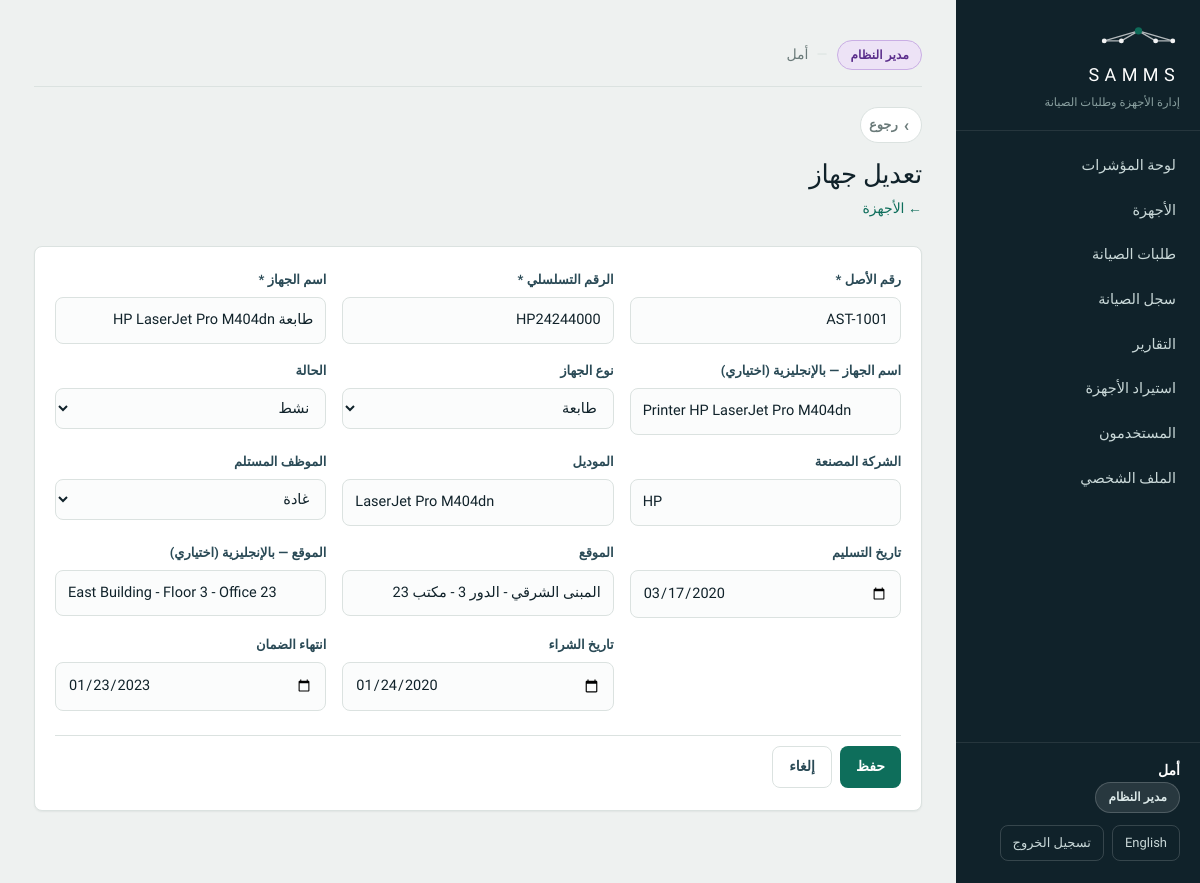
The page /asset_form.php?id=1 (signed in) on the database its author committed.
### tables this page shows
CREATE TABLE Users (
    UserID        INT AUTO_INCREMENT PRIMARY KEY,
    EmployeeNo    VARCHAR(20)  NOT NULL UNIQUE,
    FullName      VARCHAR(120) NOT NULL,
    FullNameEn    VARCHAR(120) NULL,
    Username      VARCHAR(50)  NOT NULL UNIQUE,
    PasswordHash  VARCHAR(255) NOT NULL,
    Email         VARCHAR(120) NOT NULL UNIQUE,
    Department    VARCHAR(100) NULL,
    DepartmentEn  VARCHAR(100) NULL,
    Role          ENUM('Admin','Employee','ITSupport','Manager') NOT NULL,
    IsActive      TINYINT(1)   NOT NULL DEFAULT 1,
    CreatedAt     DATETIME     NOT NULL DEFAULT CURRENT_TIMESTAMP,
    INDEX idx_users_role (Role)
);

CREATE TABLE Assets (
    AssetID            INT AUTO_INCREMENT PRIMARY KEY,
    AssetNumber        VARCHAR(30)  NOT NULL UNIQUE,
    DeviceName         VARCHAR(120) NOT NULL,
    DeviceNameEn       VARCHAR(120) NULL,
    DeviceType         ENUM('Desktop','Laptop','Printer','Monitor','NetworkDevice') NOT NULL,
    Brand              VARCHAR(60)  NOT NULL,
    Model              VARCHAR(60)  NOT NULL,
    SerialNumber       VARCHAR(80)  NOT NULL UNIQUE,
    AssignedUserID     INT          NULL,
    AssignedDate       DATE         NULL,           
    Location           VARCHAR(120) NULL,
    LocationEn         VARCHAR(120) NULL,
    PurchaseDate       DATE         NULL,
    WarrantyExpiryDate DATE         NULL,
    Status             ENUM('Active','UnderMaintenance','OutOfService','Retired') NOT NULL DEFAULT 'Active',
    CreatedAt          DATETIME     NOT NULL DEFAULT CURRENT_TIMESTAMP,
    CONSTRAINT fk_assets_user FOREIGN KEY (AssignedUserID)
        REFERENCES Users(UserID) ON DELETE SET NULL,
    INDEX idx_assets_status (Status),
    INDEX idx_assets_type (DeviceType)
);

### includes/lang.php (called while the page is built, shortened)
<?php
function locale(): string
{
    static $locale = null;
    if ($locale === null) {
        if (!empty($_SESSION['locale']) && in_array($_SESSION['locale'], SUPPORTED_LOCALES, true)) {
            $locale = $_SESSION['locale'];
        } elseif (!empty($_COOKIE[LOCALE_COOKIE]) && in_array($_COOKIE[LOCALE_COOKIE], SUPPORTED_LOCALES, true)) {
            $locale = $_COOKIE[LOCALE_COOKIE];
            $_SESSION['locale'] = $locale;
        } else {
            $locale = DEFAULT_LOCALE;
        }
    }
    return $locale;
}
function other_locale(): string
{
    return locale() === 'ar' ? 'en' : 'ar';
}
function is_rtl(): bool
{
    return locale() === 'ar';
}
function dir_attr(): string
{
    return is_rtl() ? 'rtl' : 'ltr';
}
function t(string $key, ...$args): string
{
    static $strings = [];
    $loc = locale();
    if (!isset($strings[$loc])) {
        $file = __DIR__ . '/../lang/' . $loc . '.php';
        $strings[$loc] = is_file($file) ? require $file : [];
    }
    $text = $strings[$loc][$key] ?? null;
    return $args ? vsprintf($text, $args) : $text;
}
function loc(array $row, string $column): string
{
    return (string) ($row[$column] ?? '');
}
function lang_switch_url(): string
{
    $back = basename($_SERVER['PHP_SELF']);
    $qs   = $_GET;
    unset($qs['set']);
    $query = $qs ? '?' . http_build_query($qs) : '';
    return 'lang.php?set=' . other_locale()
         . '&back=' . rawurlencode($back . $query);
}

### includes/auth.php (called while the page is built, shortened)
<?php
require_once __DIR__ . '/functions.php';
function current_user(): ?array
{
    return $_SESSION['user'] ?? null;
}
function current_user_name(): string
{
    $u = current_user();
    return $u['name'];
}
function first_name(string $full): string
{
    $full = trim(preg_replace('/\s+/u', ' ', $full));
    $parts = explode(' ', $full);
    return $parts[0];
}
function current_first_name(): string
{
    return first_name(current_user_name());
}
function nav_items(string $role): array
{
    $all = [
        'dashboard.php'   => ['key' => 'nav.dashboard',   'roles' => ['Admin', 'Manager', 'ITSupport', 'Employee']],
        'assets.php'      => ['key' => 'nav.assets',      'roles' => ['Admin', 'Manager', 'ITSupport']],
        'my_assets.php'   => ['key' => 'nav.my_assets',   'roles' => ['Employee']],
        'requests.php'    => ['key' => 'nav.requests',    'roles' => ['Admin', 'Manager', 'ITSupport', 'Employee']],
        'maintenance.php' => ['key' => 'nav.maintenance', 'roles' => ['Admin', 'Manager', 'ITSupport']],
        'reports.php'     => ['key' => 'nav.reports',     'roles' => ['Admin', 'Manager']],
        'import.php'      => ['key' => 'nav.import',      'roles' => ['Admin']],
        'users.php'       => ['key' => 'nav.users',       'roles' => ['Admin']],
        'profile.php'     => ['key' => 'nav.profile',     'roles' => ['Admin', 'Manager', 'ITSupport', 'Employee']],
    ];
    $items = [];
    foreach ($all as $file => $item) {
        if (in_array($role, $item['roles'], true)) {
            $items[$file] = $item;
        }
    }
    return $items;
}

### asset_form.php (the view, shortened to what this page needs)
<?php
require_once __DIR__ . '/includes/auth.php';
$pdo  = db();
$id   = (int) ($_GET['id'] ?? 0);
$isEdit = $id > 0;
$a = [
    'AssetNumber' => '', 'DeviceName' => '', 'DeviceNameEn' => '', 'DeviceType' => 'Desktop',
    'Brand' => '', 'Model' => '', 'SerialNumber' => '', 'AssignedUserID' => '', 'AssignedDate' => '',
    'Location' => '', 'LocationEn' => '', 'PurchaseDate' => '', 'WarrantyExpiryDate' => '',
    'Status' => 'Active',
];
if ($isEdit) {
    $stmt = $pdo->prepare('SELECT * FROM Assets WHERE AssetID = :id');
    $stmt->execute([':id' => $id]);
    $found = $stmt->fetch();
    $a = array_merge($a, $found);
}
$people = $pdo->query(
    "SELECT UserID, FullName, FullNameEn FROM Users WHERE IsActive = 1 ORDER BY FullName"
)->fetchAll();
$pageTitle = $isEdit ? t('asset.edit') : t('asset.add');
require_once __DIR__ . '/includes/header.php';
?>
<?= back_link('assets.php') ?>
<div class="page-head">
    <h1><?= e($pageTitle) ?></h1>
    <p><a href="assets.php">&larr; <?= e(t('asset.title')) ?></a></p>
</div>
<form method="post" class="panel form-panel">
    <div class="form-grid">
        <div class="field">
            <label for="AssetNumber"><?= e(t('asset.number')) ?> *</label>
            <input type="text" id="AssetNumber" name="AssetNumber" value="<?= e($a['AssetNumber']) ?>" required>
        </div>
        <div class="field">
            <label for="SerialNumber"><?= e(t('asset.serial')) ?> *</label>
            <input type="text" id="SerialNumber" name="SerialNumber" value="<?= e($a['SerialNumber']) ?>" required>
        </div>
        <div class="field">
            <label for="DeviceName"><?= e(t('asset.name')) ?> *</label>
            <input type="text" id="DeviceName" name="DeviceName" value="<?= e($a['DeviceName']) ?>" required>
        </div>
        <div class="field">
            <label for="DeviceNameEn"><?= e(t('asset.name')) ?> — <?= e(t('c.english_optional')) ?></label>
            <input type="text" id="DeviceNameEn" name="DeviceNameEn" dir="ltr" value="<?= e($a['DeviceNameEn']) ?>">
        </div>
        <div class="field">
            <label for="DeviceType"><?= e(t('asset.type')) ?></label>
            <select id="DeviceType" name="DeviceType">
                <?php foreach (device_types() as $d): ?>
                    <option value="<?= e($d) ?>" <?= $a['DeviceType'] === $d ? 'selected' : '' ?>><?= e(device_type_label($d)) ?></option>
                <?php endforeach; ?>
            </select>
        </div>
        <div class="field">
            <label for="Status"><?= e(t('asset.status')) ?></label>
            <select id="Status" name="Status">
                <?php foreach (asset_statuses() as $s): ?>
                    <option value="<?= e($s) ?>" <?= $a['Status'] === $s ? 'selected' : '' ?>><?= e(asset_status_label($s)) ?></option>
                <?php endforeach; ?>
            </select>
        </div>
        <div class="field">
            <label for="Brand"><?= e(t('asset.brand')) ?></label>
            <input type="text" id="Brand" name="Brand" dir="ltr" value="<?= e($a['Brand']) ?>">
        </div>
        <div class="field">
            <label for="Model"><?= e(t('asset.model')) ?></label>
            <input type="text" id="Model" name="Model" dir="ltr" value="<?= e($a['Model']) ?>">
        </div>
        <div class="field">
            <label for="AssignedUserID"><?= e(t('asset.assigned')) ?></label>
            <select id="AssignedUserID" name="AssignedUserID">
                <?php foreach ($people as $p): ?>
                    <option value="<?= (int) $p['UserID'] ?>" <?= (string) $a['AssignedUserID'] === (string) $p['UserID'] ? 'selected' : '' ?>>
                        <?= e(loc($p, 'FullName')) ?>
                    </option>
                <?php endforeach; ?>
            </select>
        </div>
        <div class="field">
            <label for="AssignedDate"><?= e(t('asset.handover')) ?></label>
            <input type="date" id="AssignedDate" name="AssignedDate" value="<?= e($a['AssignedDate']) ?>">
        </div>
        <div class="field">
            <label for="Location"><?= e(t('asset.location')) ?></label>
            <input type="text" id="Location" name="Location" value="<?= e($a['Location']) ?>">
        </div>
        <div class="field">
            <label for="LocationEn"><?= e(t('asset.location')) ?> — <?= e(t('c.english_optional')) ?></label>
            <input type="text" id="LocationEn" name="LocationEn" dir="ltr" value="<?= e($a['LocationEn']) ?>">
        </div>
        <div class="field"></div>
        <div class="field">
            <label for="PurchaseDate"><?= e(t('asset.purchase')) ?></label>
            <input type="date" id="PurchaseDate" name="PurchaseDate" value="<?= e($a['PurchaseDate']) ?>">
        </div>
        <div class="field">
            <label for="WarrantyExpiryDate"><?= e(t('asset.warranty')) ?></label>
            <input type="date" id="WarrantyExpiryDate" name="WarrantyExpiryDate" value="<?= e($a['WarrantyExpiryDate']) ?>">
        </div>
    </div>
    <div class="form-actions">
        <button type="submit" class="btn btn-inline"><?= e(t('c.save')) ?></button>
        <a href="assets.php" class="btn btn-inline btn-ghost"><?= e(t('c.cancel')) ?></a>
    </div>
</form>
<?php require_once __DIR__ . '/includes/footer.php'; ?>

### includes/header.php (shortened to what this page needs)
<?php
require_once __DIR__ . '/auth.php';
$user     = current_user();
$role     = $user['role'];
$navItems = nav_items($role);
$current  = basename($_SERVER['PHP_SELF']);
?>
<!DOCTYPE html>
<html lang="<?= e(locale()) ?>" dir="<?= e(dir_attr()) ?>">
<head>
<link rel="stylesheet" href="assets/css/style.css">
</head>
<body>
<div class="shell">
    <aside class="sidebar">
        <div class="brand">
            <?= logo_svg(26) ?>
            <span class="brand-name">SAMMS</span>
            <span class="brand-sub"><?= e(t('app.brand_sub')) ?></span>
        </div>
        <ul class="nav">
            <?php foreach ($navItems as $file => $item): ?>
                <li>
                    <a href="<?= e($file) ?>" class="<?= $current === $file ? 'active' : '' ?>">
                        <?= e(t($item['key'])) ?>
                    </a>
                </li>
            <?php endforeach; ?>
        </ul>
        <div class="sidebar-foot">
            <span class="who-name"><?= e(current_first_name()) ?></span>
            <span class="who-role role-badge role-<?= e(strtolower($role)) ?>"><?= e(role_label($role)) ?></span>
            <div class="foot-actions">
                <a href="<?= e(lang_switch_url()) ?>" class="lang-btn"><?= e(t('c.language')) ?></a>
                <a href="logout.php" class="signout"><?= e(t('auth.sign_out')) ?></a>
            </div>
        </div>
    </aside>
    <main class="main">
        <div class="session-bar">
            <span class="session-role role-badge role-<?= e(strtolower($role)) ?>">
                <?= e(role_label($role)) ?>
            </span>
            <span class="session-user"><?= e(current_first_name()) ?></span>
        </div>

### rows shown on the page
users: FullName "أمل"
assets: AssetNumber "AST-1001", SerialNumber "HP24244000", DeviceName "طابعة HP LaserJet Pro M404dn", DeviceNameEn "Printer HP LaserJet Pro M404dn", Brand "HP", Model "LaserJet Pro M404dn", AssignedUserID "غادة", AssignedDate "03/17/2020", Location "المبنى الشرقي - الدور 3 - مكتب 23", LocationEn "East Building - Floor 3 - Office 23", PurchaseDate "01/24/2020", WarrantyExpiryDate "01/23/2023"

### other values the page prints
t('app.brand_sub') "إدارة الأجهزة وطلبات الصيانة"
t($item['key']) "لوحة المؤشرات"
t($item['key']) "الأجهزة"
t($item['key']) "طلبات الصيانة"
t($item['key']) "سجل الصيانة"
t($item['key']) "التقارير"
t($item['key']) "استيراد الأجهزة"
t($item['key']) "المستخدمون"
t($item['key']) "الملف الشخصي"
role_label($role) "مدير النظام"
t('c.language') "English"
t('auth.sign_out') "تسجيل الخروج"
$label "رجوع"
$pageTitle "تعديل جهاز"
t('asset.title') "الأجهزة"
